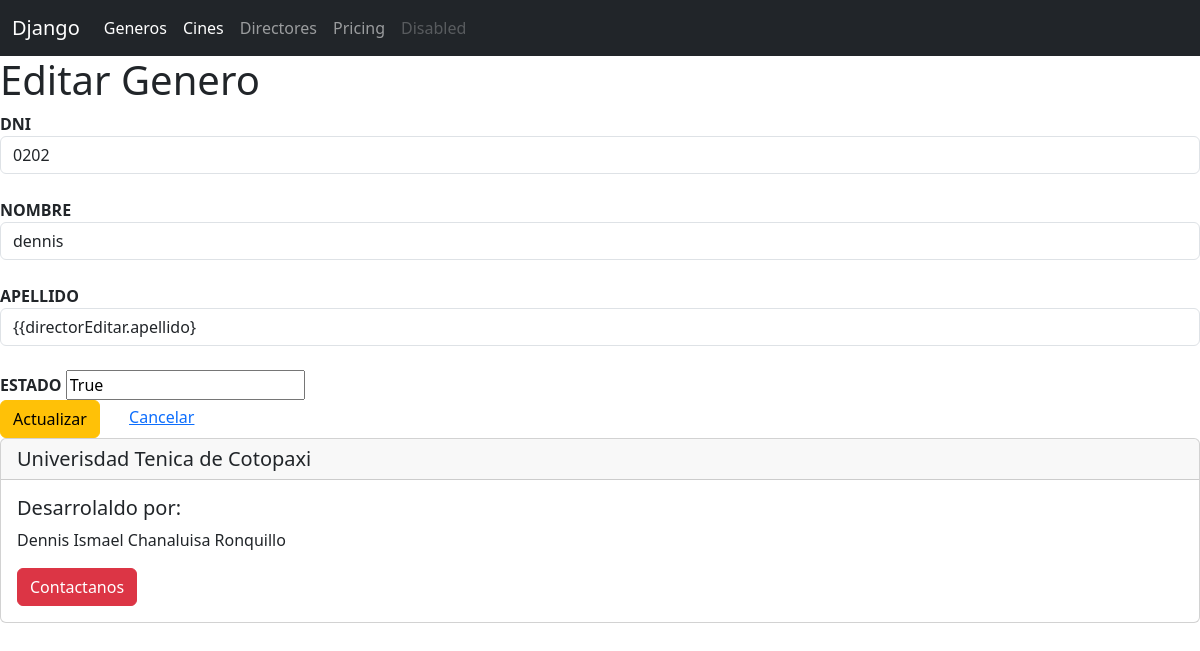
Page /editarDirector/3/ on the committed database.
### Aplicaciones/Cartelera/models.py (models this page shows, shortened)
class Director(models.Model):
    id=models.AutoField(primary_key=True)
    dni=models.CharField(max_length=15)
    apellido=models.CharField(max_length=50)
    nombre=models.CharField(max_length=50)
    estado=models.BooleanField(default=True)
    foto=models.FileField(upload_to='directores', null=True,blank=True)

### Aplicaciones/Cartelera/views.py (the view)
# urls.py: path('editarDirector/<int:id>/', views.editarDirector, name='editarDirector'),
def editarDirector(request, id):
    directorEditar = Director.objects.get(id=id)
    return render(request, 'editarDirector.html', {'directorEditar': directorEditar})

### Aplicaciones/Cartelera/templates/editarDirector.html (shortened to what this page needs)
{% extends "./plantilla.html" %}
{%  block body %}
<h1>Editar Genero</h1>
<div>
    <div class="row">
        <div class="col-md-12">
        <form action="{% url 'procesarActualizacionDirector'%}" method="post">
            <label for=""><b>DNI</b></label>
            <input type="text" name="dni" class="form-control" value="{{directorEditar.dni}}"id="dni" placeholder="Ingrese el dni del director">
            <br>
            <label for=""><b>NOMBRE</b></label>
            <input type="text" name="nombre" class="form-control" value="{{directorEditar.nombre}}"id="nombre" placeholder="Ingrese el nombre del genero">
            <br>
            <label for=""><b>APELLIDO</b></label>
            <input type="text" name="apellido" class="form-control" value="{{directorEditar.apellido}"id="apellido" placeholder="Ingrese el aplellido del director">
            <br>
            <label for=""><b>ESTADO</b></label>
            <input type="text" name="estado" id="estado" value="{{directorEditar.estado}}">
            <br>
                <button  type="submit" class="btn btn-warning">
                    Actualizar</button>
                <a href="{% url 'listadoDirectores' %}">Cancelar</a>
        </form>
        </div>
    </div>
</div>
{% endblock %}

### rows in the picture
Director: dni "0202", nombre "dennis", estado "True"
